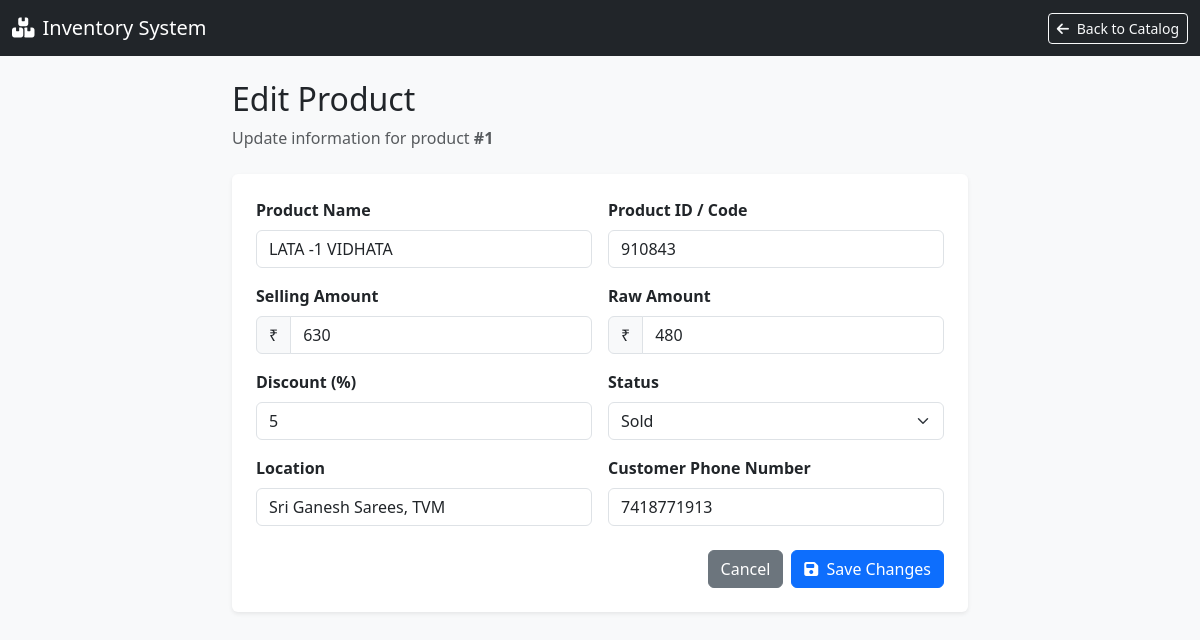
The app's page /edit_product/1 (signed in), older data.
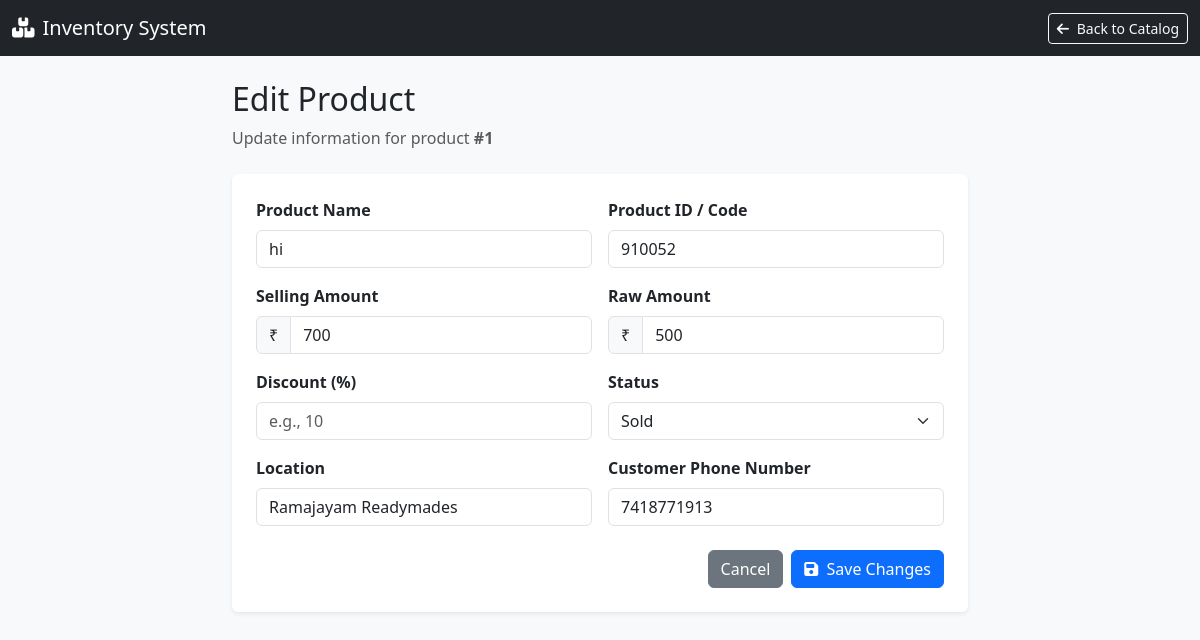
The same page, newer data.
### models.py (models this page shows, shortened)
class Product(db.Model) :
    id = db.Column(db.Integer,primary_key=True)
    billing_id = db.Column(db.Integer, db.ForeignKey('billing.id'), nullable=True)
    product_name = db.Column(db.String(100))
    product_id = db.Column(db.String(100), nullable=True)
    product_selling_amount = db.Column(db.Integer)
    product_raw_amount = db.Column(db.Integer,nullable=True)
    backup_product_selling_amount = db.Column(db.Integer, nullable=True,default=None)  # New field to store the original selling amount for discount restoration
    backup_product_raw_amount = db.Column(db.Integer, default=None,nullable=True)  # New field to store the original raw amount for discount restoration
    discount = db.Column(db.Integer,nullable=True)
    product_location = db.Column(db.String(100),nullable=True,default=None)
    product_entry_date = db.Column(db.String(100),nullable=True)
    product_exit_date = db.Column(db.DateTime, default=None,nullable=True)
    customer_phone_number = db.Column(db.String(10), db.ForeignKey('customer.customer_phone_number'), default=None, nullable=True)
    status = db.Column(db.String(20), default='active')  # active, sold, expired, etc.

### app.py (the view, shortened to what this page needs)
@app.route('/edit_product/<int:id>', methods=['GET', 'POST'])
@login_required
def edit_product(id):
    product = Product.query.get_or_404(id)
    return render_template('edit_product.html', product=product)

### app.py (called while the page is built)
@login_manager.user_loader
def load_user(user_id):
    uid = int(user_id)
    shop_dealer = db.session.get(ShopDealer,uid)
    if shop_dealer:
        return shop_dealer
    return None

### templates/edit_product.html (shortened to what the changed rows need)
<!DOCTYPE html>
<html lang="en">
<head>
    <link href="https://cdn.jsdelivr.net/npm/bootstrap@5.3.0/dist/css/bootstrap.min.css" rel="stylesheet">
    <link href="https://cdnjs.cloudflare.com/ajax/libs/font-awesome/6.4.0/css/all.min.css" rel="stylesheet">
</head>
<body>
    <div class="container my-4">
        <div class="row justify-content-center">
            <div class="col-lg-8 col-md-10">
                <div class="d-flex justify-content-between align-items-center mb-4">
                    <div>
                        <h2>Edit Product</h2>
                        <p class="text-muted mb-0">Update information for product <strong>#{{ product.id }}</strong></p>
                    </div>
                </div>
                <div class="card p-4">
                    <form method="POST">
                        <div class="row g-3">
                            <div class="col-md-6">
                                <label for="product_name" class="form-label fw-bold">Product Name</label>
                                <input type="text" class="form-control" id="product_name" name="product_name" value="{{ product.product_name }}" required>
                            </div>
                            <div class="col-md-6">
                                <label for="product_id" class="form-label fw-bold">Product ID / Code</label>
                                <input type="text" class="form-control" id="product_id" name="product_id" value="{{ product.product_id or '' }}">
                            </div>
                            <div class="col-md-6">
                                <div class="input-group">
                                    <span class="input-group-text">₹</span>
                                    <input type="number" class="form-control" id="product_selling_amount" name="product_selling_amount" value="{{ product.product_selling_amount }}" required>
                                </div>
                            </div>
                            <div class="col-md-6">
                                <div class="input-group">
                                    <span class="input-group-text">₹</span>
                                    <input type="number" class="form-control" id="product_raw_amount" name="product_raw_amount" value="{{ product.product_raw_amount or '' }}">
                                </div>
                            </div>
                            <div class="col-md-6">
                                <label for="discount" class="form-label fw-bold">Discount (%)</label>
                                <input type="number" class="form-control" id="discount" name="discount" value="{{ product.discount or '' }}" placeholder="e.g., 10">
                            </div>
                            <div class="col-md-6">
                                <label for="status" class="form-label fw-bold">Status</label>
                                <select class="form-select" id="status" name="status">
                                    <option value="sold" {% if product.status == 'sold' %}selected{% endif %}>Sold</option>
                                </select>
                            </div>
                            <div class="col-md-6">
                                <label for="product_location" class="form-label fw-bold">Location</label>
                                <input type="text" class="form-control" id="product_location" name="product_location" value="{{ product.product_location or '' }}">
                            </div>
                            <div class="col-md-6">
                                <label for="customer_phone_number" class="form-label fw-bold">Customer Phone Number</label>
                                <input type="text" class="form-control" id="customer_phone_number" name="customer_phone_number" value="{{ product.customer_phone_number or '' }}" maxlength="10">
                            </div>
                        </div>
                    </form>
                </div>
            </div>
        </div>
    </div>
</body>
</html>

Row changes from the older to the newer data that the page shows:
changed Product "Sold": product_name "LATA -1 VIDHATA" → "hi"; product_id "910843" → "910052"; product_selling_amount "630" → "700"; product_raw_amount "480" → "500"; product_location "Sri Ganesh Sarees, TVM" → "Ramajayam Readymades"; discount "5" → (not shown)
